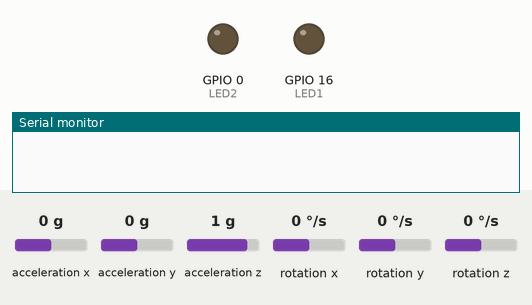
A sketch run on a simulated ESP8266 (NodeMCU). Shown: output pins drawn as LEDs (lit = HIGH), the last lines printed to the serial monitor. Wiring (inferred from the names in the program): MPU-6050 motion sensor at I2C address 0x68. Dashed ring = blinking. Inputs (shaded band) come from the test bench; at power-on: acceleration x 0 g, acceleration y 0 g, acceleration z 1 g, rotation x 0 °/s, rotation y 0 °/s, rotation z 0 °/s. Storage starts empty.

Above: at 0.1 s.
At 1.1 s:
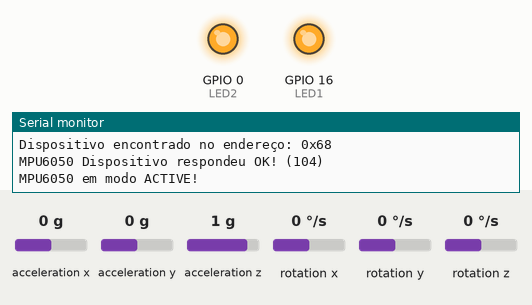
At 2.3 s:
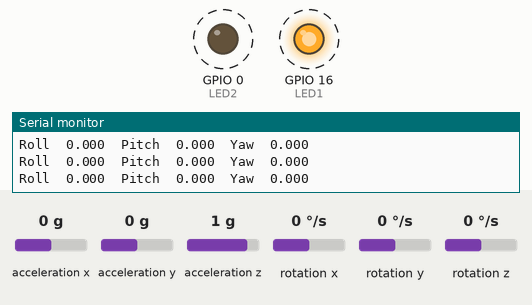
2.4 s: acceleration x set to -0.8 g
5.4 s: acceleration y set to -0.2 g
8.4 s: acceleration z set to 0 g
11.4 s: rotation x set to -192 °/s
Timing chart, 0 to 15.4 s (numbered marks = the images above; inputs shaded):
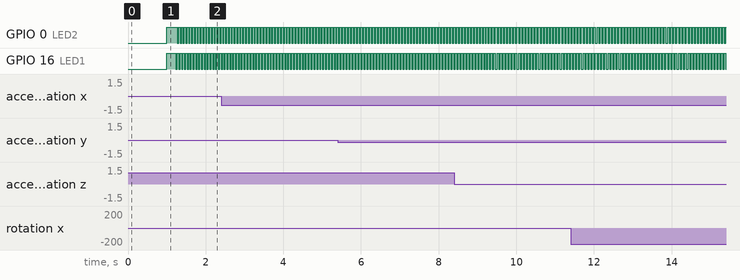

The sketch:

MPU_Cartao.ino
```cpp
#include "Arduino.h"  //
#include "Wire.h"     //  Biblioteca de comunicação I2C
#include "SD.h"       //biblioteca responsável pela comunicação com o Cartão SD

/*
  ================================================================
  ===                        DEFINIÇÕES                        ===
  ================================================================
*/

#define CARTAO

/*
  ================================================================
  ===                          PINOUT                          ===
  ================================================================
*/

//MPU
/*VCC       3v
  GND       GND
*/
#define scl_pin  4  //D2
#define sda_pin  5  //D1

//Botão
//uint8_t botOffset = 4;

//Leds
#define LED1 16 //D0
#define LED2 0  //D3

#ifdef CARTAO
//Cartão
/* VCC        vUSB
   GND        GND
   MISO       D6
   MOSI       D7
   SCK        D5
*/
#define CS_PIN  15  //D8   pino ligado ao CS do módulo SD Card
File sdFile;
#endif

/*
  ===============================================================
  ===                        VARIÁVEIS                        ===
  ===============================================================
*/

// Tempo
double dt, tempo_prev = 0.00;

// Armazenamento dos dados "crus" do acelerômetro
int16_t AX, AY, AZ, Tp, GX, GY, GZ;

// Variavel do offset
bool OFFSET = false;
double offAX = 0, offAY = 0, offAZ = 0, offGX = 0, offGY = 0, offGZ = 0, offRoll = 0, offPitch = 0, offYaw = 0, offTempo;

// Armazenamento dos dados após conversão
double AcX, AcY, AcZ, Tmp, GyX, GyY, GyZ;
long convGYRO, convACEL;     // Datasheet do sensor

// Calculo ângulos
double Pitch = 0;
double Roll = 0;
double Yaw = 0;
double Acc[2];
#define RAD_TO_DEG 57.2957795  // Radianos para graus (180/PI)

// Calculo velocidade
double VelX = 0, VelY = 0, VelZ = 0;

// Media movel
double AmX = 0, AmY = 0, AmZ = 0;
#define n 30

// Leds piscando alternado a cada ciclo do loop
bool led_state = true;

/*
  ===============================================================
  ===                      SETUP INICIAL                      ===
  ===============================================================
*/

void setup()
{
  pinMode(LED1, OUTPUT);
  pinMode(LED2, OUTPUT);
  digitalWrite(LED1, !led_state);
  digitalWrite(LED2, !led_state);
  delay(1000);
  digitalWrite(LED1, led_state);
  digitalWrite(LED2, led_state);
  Serial.begin(9600);
  Serial.println("Começou");

  Setup_MPU();
#ifdef CARTAO
  Setup_Cartao();

  sdFile.print("Tempo;\t");
  sdFile.print("AX;\t");
  sdFile.print("AY;\t");
  sdFile.print("AZ;\t");
  sdFile.print("GX;\t");
  sdFile.print("GY;\t");
  sdFile.print("GZ;\t");
  sdFile.print("AcX;\t");
  sdFile.print("AcY;\t");
  sdFile.print("AcZ;\t");
  sdFile.print("GyX;\t");
  sdFile.print("GyY;\t");
  sdFile.print("GyZ;\t");
  sdFile.print("Roll;\t");
  sdFile.print("Pitch;\t");
  sdFile.print("Yaw;\t");
  sdFile.print("VelX;\t");
  sdFile.print("VelY;\t");
  sdFile.print("VelZ;\t");

  sdFile.println();
  sdFile.flush();
  //  Serial.end();
#endif
  offTempo = millis();
}

/*
  ================================================================
  ===                       MAIN PROGRAM                       ===
  ================================================================
*/

void loop ()
{

  dt = (millis() - tempo_prev) / 1000.0;
  tempo_prev = millis();

  // lê os dados do sensor
  Read_MPU();

  // Converte os dados do sensor
  converterRAW();

  // Faz a média do valor após conversão
  //  AmX = media_movelaX(AcX);
  //  AmY = media_movelaY(AcY);
  //  AmZ = media_movelaZ(AcZ);

  // Calcula os ângulos em função dos eixos do sensor
  PitchRollYaw(AcX, AcY, AcZ, GyX, GyY, GyZ);
  // Corrige erro no valor dos angulos
  //  corrigirANGULO();

  //  Calculo da velocidade
  velocidade(AmX, AmY, AmZ);

  //-------------------------------------------------------------------------------------------------------------------------------------------------------------------------------------
  //Mostra os valores
  //  salva("Tempo", (millis() - offTempo) / 1000.0);
  //  mostraRAW();
  //  mostraOFF();
  //  mostraCON();
  //  mostraMED();
  mostraANG();
  //  mostraVEL();
  //-------------------------------------------------------------------------------------------------------------------------------------------------------------------------------------
  finaliza();
}
```

CARTAO.ino
```cpp
#ifdef CARTAO

char filename[9] = "00.csv";    // Nome do arquivo inicial
int i = 0;

void Setup_Cartao()
{
  pinMode(CS_PIN, OUTPUT);   // Inicia cartão SD
  if (!SD.begin(CS_PIN))
  {
    Serial.println(F("SD falhou"));   // Em caso de falha na inicialização
    while (1);
  }
  Serial.println(F("Tudo certo"));    // Inicialização certa

  while (SD.exists(filename))         // Função para gerar arquivo com nome seguinte
  {
    if (i < 10)
    {
      sprintf(filename, "0%d.csv", i);
    }
    else
    {
      sprintf(filename, "%2d.csv", i);
    }
    i++;
  }
  sdFile = SD.open(filename, FILE_WRITE);
  Serial.print("Arquivo: ");
  Serial.println(filename);
  Serial.println("SD ok");
}

#endif

void salva(char nome[9], double valor)
{
  Serial.print(nome);
  Serial.print("\t");
  Serial.print(valor, 3);
  Serial.print("\t");
#ifdef CARTAO
  //  sdFile.print(nome);
  //  sdFile.print(";\t");
  sdFile.print(valor, 2);
  sdFile.print(";\t");
#endif
}
```

Debug.ino
```cpp
void mostraRAW()
{
  salva("AX", AX);
  salva("AY", AY);
  salva("AZ", AZ);
  salva("GX", GX);
  salva("GY", GY);
  salva("GZ", GZ);
}

void mostraOFF()
{
  //  Serial.print("\toffAX = "); Serial.print(offAX);
  //  Serial.print("\toffAY = "); Serial.print(offAY);
  //  Serial.print("\toffAZ = "); Serial.print(offAZ);
  //  Serial.print("\toffGX = "); Serial.print(offGX);
  //  Serial.print("\toffGY = "); Serial.print(offGY);
  //  Serial.print("\toffGZ = "); Serial.print(offGZ);
  Serial.print("\toffRol = "); Serial.print(offRoll);
  Serial.print("\toffPit = "); Serial.print(offPitch);
  Serial.print("\toffYaw = "); Serial.print(offYaw);
}

void mostraCON()
{
  //  salva("AcX", AcX - offAX);
  //  salva("AcY", AcY - offAY);
  //  salva("AcZ", AcZ - offAZ);

  salva("AcX", AcX);
  salva("AcY", AcY);
  salva("AcZ", AcZ);

  //  salva("GyX", GyX - offGX);
  //  salva("GyY", GyY - offGY);
  //  salva("GyZ", GyZ - offGZ);

  salva("GyX", GyX);
  salva("GyY", GyY);
  salva("GyZ", GyZ);
}

void mostraMED()
{
  Serial.print("\tAmX = "); Serial.print(AmX);
  Serial.print("\tAmY = "); Serial.print(AmY);
  Serial.print("\tAmZ = "); Serial.print(AmZ);
}

void mostraANG()
{
  salva("Roll", Roll);
  salva("Pitch", Pitch);
  salva("Yaw", Yaw);
}

void mostraVEL()
{
  salva("VelX", VelX);
  salva("VelY", VelY);
  salva("VelZ", VelZ);
}
```

Funcoes.ino
```cpp
void finaliza()
{
  led_state = !led_state;
  digitalWrite(LED1, led_state);
  digitalWrite(LED2, !led_state);         // pisca LED do NodeMCU a cada leitura do sensor
  Serial.println();

#ifdef CARTAO
  sdFile.println();
  sdFile.flush();
#endif
}

//-------------------------------------------------------------------------------------------------------------------------------------------------------------------------------------

void converterRAW()
{
  AcX = (double(AX) / convACEL);
  AcY = (double(AY) / convACEL);
  AcZ = (double(AZ) / convACEL);
  Tmp = (double(Tp) + 12412.0) / 340.0;
  GyX = double(GX) / convGYRO;
  GyY = double(GY) / convGYRO;
  GyZ = double(GZ) / convGYRO;

  if (offAX == 0 && offAY == 0 && offAZ == 0 && offGX == 0 && offGY == 0 && offGZ == 0) {
    offAX = AcX;
    offAY = AcY;
    offAZ = AcZ;
    offGX = GyX;
    offGY = GyY;
    offGZ = GyZ;
  }
}

//-------------------------------------------------------------------------------------------------------------------------------------------------------------------------------------

void PitchRollYaw(double aX, double aY, double aZ, double gX, double gY, double gZ)
{
  //A partir de los valores del acelerometro, se calculan los angulos Y, X
  //respectivamente, con la formula de la tangente.
  Acc[1] = atan(-1 * aX / sqrt(pow(aY, 2) + pow(aZ, 2))) * RAD_TO_DEG;
  Acc[0] = atan(aY / sqrt(pow(aX, 2) + pow(aZ, 2))) * RAD_TO_DEG;
  Acc[2] = atan(aZ / sqrt(pow(aX, 2) + pow(aZ, 2))) * RAD_TO_DEG;

  //Aplicar el Filtro Complementario
  Roll = 0.98 * (Roll + gX * dt) + 0.02 * Acc[0];
  Pitch = 0.98 * (Pitch + gY * dt) + 0.02 * Acc[1];
  //Integración respecto del tiempo paras calcular el YAW
  Yaw = Yaw + gZ * dt;

  if (offRoll == 0 && offPitch == 0 && offYaw == 0) {
    offRoll = Roll;
    offPitch = Pitch;
    offYaw = Yaw;
  }

  Roll = confANG(Roll);
  Pitch = confANG(Pitch);
  Yaw = confANG(Yaw);
}

//-------------------------------------------------------------------------------------------------------------------------------------------------------------------------------------

float confANG(float valor)
{
  if (valor > 180)
  {
    valor = valor - 360;
  }
  else if (valor < -180)
  {
    valor = valor + 360;
  }
  return (valor);
}

//-------------------------------------------------------------------------------------------------------------------------------------------------------------------------------------

void corrigirANGULO()
{
  Roll = Roll - (-0.03 / 2764);
  Pitch = Pitch - (-0.06 / 2764);
  Yaw = Yaw - (70.87 / 2764);
}

//-------------------------------------------------------------------------------------------------------------------------------------------------------------------------------------

void velocidade(double aX, double aY, double aZ)
{
  if (!OFFSET)
  {
    VelX = VelX + (aX - offAX) * dt;
    VelY = VelY + (aY - offAY) * dt;
    VelZ = VelZ + (aZ - offAZ) * dt;
    //    offAX = aX;
    //    offAY = aY;
    //    offAZ = aZ;

    //    VelX = VelX * 3.6;
    //    VelY = VelY * 3.6;
    //    VelZ = VelZ * 3.6;
  }
}
```

MPU6050.ino
```cpp
/*
   Definições de alguns endereços mais comuns do MPU6050
   os registros podem ser facilmente encontrados no mapa de registros do MPU6050
*/
const int MPU_ADDR =      0x68; // definição do endereço do sensor MPU6050 (0x68)
const int WHO_AM_I =      0x75; // registro de identificação do dispositivo
const int PWR_MGMT_1 =    0x6B; // registro de configuração do gerenciamento de energia
const int GYRO_CONFIG =   0x1B; // registro de configuração do giroscópio
const int ACCEL_CONFIG =  0x1C; // registro de configuração do acelerômetro
const int ACCEL_XOUT =    0x3B; // registro de leitura do eixo X do acelerômetro

/*
   função que configura a I2C com os pinos desejados
   sda_pin -> D5
   scl_pin -> D6
*/
void initI2C()
{
  Serial.println("---inside initI2C");
  Wire.begin(sda_pin, scl_pin);
}

/*
   função que escreve um dado valor em um dado registro
*/
void writeRegMPU(int reg, int val)      //aceita um registro e um valor como parâmetro
{
  Wire.beginTransmission(MPU_ADDR);     // inicia comunicação com endereço do MPU6050
  Wire.write(reg);                      // envia o registro com o qual se deseja trabalhar
  Wire.write(val);                      // escreve o valor no registro
  Wire.endTransmission(true);           // termina a transmissão
}

/*
   função que lê de um dado registro
*/
uint8_t readRegMPU(uint8_t reg)        // aceita um registro como parâmetro
{
  uint8_t data;
  Wire.beginTransmission(MPU_ADDR);     // inicia comunicação com endereço do MPU6050
  Wire.write(reg);                      // envia o registro com o qual se deseja trabalhar
  Wire.endTransmission(false);          // termina transmissão mas continua com I2C aberto (envia STOP e START)
  Wire.requestFrom(MPU_ADDR, 1);        // configura para receber 1 byte do registro escolhido acima
  data = Wire.read();                   // lê o byte e guarda em 'data'
  return data;                          //retorna 'data'
}

/*
   função que procura pelo sensor no endereço 0x68
*/
void findMPU(int mpu_addr)
{
  Wire.beginTransmission(mpu_addr);
  int data = Wire.endTransmission(true);

  if (data == 0)
  {
    Serial.print("Dispositivo encontrado no endereço: 0x");
    Serial.println(mpu_addr, HEX);
  }
  else
  {
    Serial.println("Dispositivo não encontrado!");
    delay(100);
    findMPU(mpu_addr);
  }
}

/*
   função que verifica se o sensor responde e se está ativo
*/
void checkMPU(int mpu_addr)
{
  findMPU(MPU_ADDR);

  int data = readRegMPU(WHO_AM_I); // Register 117 – Who Am I - 0x75

  if (data == 104)
  {
    Serial.println("MPU6050 Dispositivo respondeu OK! (104)");

    data = readRegMPU(PWR_MGMT_1); // Register 107 – Power Management 1-0x6B

    if (data == 64)
    {
      Serial.println("MPU6050 em modo SLEEP! (64)");
    }
    else
    {
      Serial.println("MPU6050 em modo ACTIVE!");
    }
  }
  else
  {
    Serial.println("Verifique dispositivo - MPU6050 NÃO disponível!");
    delay(100);
    checkMPU(mpu_addr);
  }
}

/*
   função de inicialização do sensor
*/
void initMPU()
{
  setSleepOff();
  setGyroScale();
  setAccelScale();
}

/*
    função para configurar o sleep bit
*/
void setSleepOff()
{
  writeRegMPU(PWR_MGMT_1, 0); // escreve 0 no registro de gerenciamento de energia(0x68), colocando o sensor em o modo ACTIVE
}

/* função para configurar as escalas do giroscópio
   registro da escala do giroscópio: 0x1B[4:3]
   0 é 250°/s

    FS_SEL  Full Scale Range                  Conversão
      0        ± 250 °/s      0b00000000      131         ok
      1        ± 500 °/s      0b00001000      65.5        ??
      2        ± 1000 °/s     0b00010000      32.8        ??
      3        ± 2000 °/s     0b00011000      16.4        ??
*/
void setGyroScale()
{
  writeRegMPU(GYRO_CONFIG, 0);
  convGYRO = 131.00;
}

/* função para configurar as escalas do acelerômetro
   registro da escala do acelerômetro: 0x1C[4:3]
   0 é 250°/s

    AFS_SEL   Full Scale Range                    Conversão
      0           ± 2g            0b00000000      1638.4      ok
      1           ± 4g            0b00001000      8192        ??
      2           ± 8g            0b00010000      4096        ??
      3           ± 16g           0b00011000      2048        ??
*/
void setAccelScale()
{
  writeRegMPU(ACCEL_CONFIG, 0);
  convACEL  = 1638.40;
}

/* função que lê os dados 'crus'(raw data) do sensor
   são 14 bytes no total sendo eles 2 bytes para cada eixo e 2 bytes para temperatura:

  0x3B 59 ACCEL_XOUT[15:8]
  0x3C 60 ACCEL_XOUT[7:0]
  0x3D 61 ACCEL_YOUT[15:8]
  0x3E 62 ACCEL_YOUT[7:0]
  0x3F 63 ACCEL_ZOUT[15:8]
  0x40 64 ACCEL_ZOUT[7:0]

  0x41 65 TEMP_OUT[15:8]
  0x42 66 TEMP_OUT[7:0]

  0x43 67 GYRO_XOUT[15:8]
  0x44 68 GYRO_XOUT[7:0]
  0x45 69 GYRO_YOUT[15:8]
  0x46 70 GYRO_YOUT[7:0]
  0x47 71 GYRO_ZOUT[15:8]
  0x48 72 GYRO_ZOUT[7:0]

*/

void Read_MPU()
{
  Wire.beginTransmission(MPU_ADDR);       // inicia comunicação com endereço do MPU6050
  Wire.write(ACCEL_XOUT);                       // envia o registro com o qual se deseja trabalhar, começando com registro 0x3B (ACCEL_XOUT_H)
  Wire.endTransmission(false);            // termina transmissão mas continua com I2C aberto (envia STOP e START)
  Wire.requestFrom(MPU_ADDR, 14);         // configura para receber 14 bytes começando do registro escolhido acima (0x3B)

  AX = Wire.read() << 8;                 // lê primeiro o byte mais significativo
  AX |= Wire.read();                     // depois lê o bit menos significativo
  AY = Wire.read() << 8;
  AY |= Wire.read();
  AZ = Wire.read() << 8;
  AZ |= Wire.read();

  Tp = Wire.read() << 8;
  Tp |= Wire.read();

  GX = Wire.read() << 8;
  GX |= Wire.read();
  GY = Wire.read() << 8;
  GY |= Wire.read();
  GZ = Wire.read() << 8;
  GZ |= Wire.read();
}

void Setup_MPU()
{
  Serial.println("Iniciando configuração do MPU6050");
  initI2C();
  initMPU();
  checkMPU(MPU_ADDR);
  Serial.println("Configuração finalizada, iniciando loop");
}
```

Media_movel.ino
```cpp
double mediaAx[n];

double media_movelaX(double entrada)
{
  //  Serial.print(entrada);
  //  Serial.print("\t");
  int i;
  //desloca os elementos do vetor de média móvel
  for (i = n - 1; i > 0 ; i--)
  {
    mediaAx[i] = mediaAx[i - 1];
    //    Serial.print(mediaAx[i]);
    //    Serial.print(",");
  }
  mediaAx[0] = entrada; //posição inicial do vetor recebe a leitura original
  //  Serial.print(mediaAx[0]);
  //  Serial.print("\t");
  double acc = 0;          //acumulador para somar os pontos da média móvel
  for (int i = 0; i < n; i++)
  {
    acc += mediaAx[i]; //faz a somatória do número de pontos
  }
  acc = acc / n;
  return (acc); //retorna a média móvel
}

double mediaAy[n];

double media_movelaY(double entrada)
{
  //  Serial.print(entrada);
  //  Serial.print("\t");
  int i;
  //desloca os elementos do vetor de média móvel
  for (i = n - 1; i > 0 ; i--)
  {
    mediaAy[i] = mediaAy[i - 1];
    //    Serial.print(mediaAy[i]);
    //    Serial.print(",");
  }
  mediaAy[0] = entrada; //posição inicial do vetor recebe a leitura original
  //  Serial.print(mediaAy[0]);
  //  Serial.print("\t");
  double acc = 0;          //acumulador para somar os pontos da média móvel
  for (int i = 0; i < n; i++)
  {
    acc += mediaAy[i]; //faz a somatória do número de pontos
  }
  acc = acc / n;
  return (acc); //retorna a média móvel
}

double mediaAz[n];

double media_movelaZ(double entrada)
{
  //  Serial.print(entrada);
  //  Serial.print("\t");
  int i;
  //desloca os elementos do vetor de média móvel
  for (i = n - 1; i > 0 ; i--)
  {
    mediaAz[i] = mediaAz[i - 1];
    //    Serial.print(mediaAz[i]);
    //    Serial.print(",");
  }
  mediaAz[0] = entrada; //posição inicial do vetor recebe a leitura original
  //  Serial.print(mediaAz[0]);
  //  Serial.print("\t");
  double acc = 0;          //acumulador para somar os pontos da média móvel
  for (int i = 0; i < n; i++)
  {
    acc += mediaAz[i]; //faz a somatória do número de pontos
  }
  acc = acc / n;
  return (acc); //retorna a média móvel
}
```

Measured:
- by itself, GPIO 0 (LED2), GPIO 16 (LED1): alternates HIGH for 0.04 s and LOW for 0.04 s
